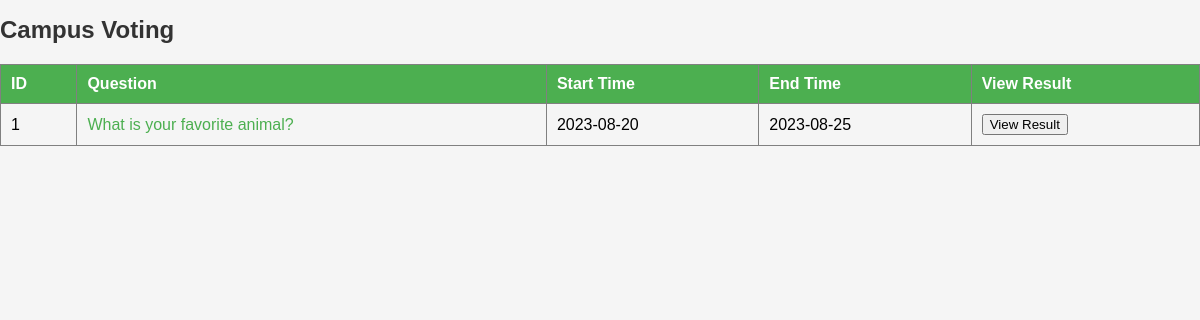
Before: /page/campus/campus_voting.php with the older database file.
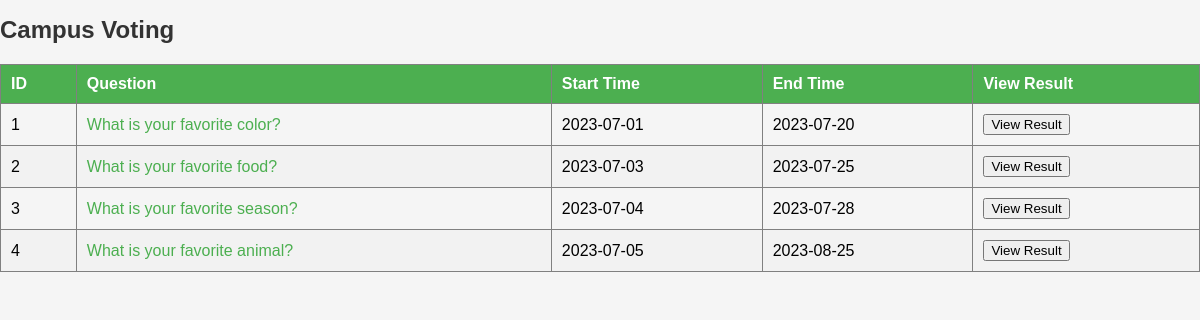
After: the same page with the newer database file.
### tables this page shows
CREATE TABLE IF NOT EXISTS `polling` (
  `PollingID` int NOT NULL AUTO_INCREMENT,
  `startTime` date NOT NULL,
  `endTime` date NOT NULL,
  `question` varchar(200) NOT NULL,
  `firstChoice` varchar(50) NOT NULL,
  `secondChoice` varchar(50) NOT NULL,
  `thirdChoice` varchar(50) NOT NULL,
  `fourthChoice` varchar(50) NOT NULL,
  `targetClass` varchar(10) NOT NULL,
  `targetPerson` varchar(20) DEFAULT NULL,
  `result_1` int DEFAULT '0',
  `result_2` int DEFAULT '0',
  `result_3` int DEFAULT '0',
  `result_4` int DEFAULT '0',
  PRIMARY KEY (`PollingID`)
);

### page/campus/campus_voting.php (the view, shortened to what this page needs)
<?php
require_once('../../connectdb.php');
$currentDateTime = date("Y-m-d H:i:s");
$query = "SELECT `PollingID`, `startTime`, `endTime`, `question`, `firstChoice`, `secondChoice`, `thirdChoice`, `fourthChoice`, `targetClass`, `targetPerson`, `result_1`, `result_2`, `result_3`, `result_4` FROM `polling` WHERE `endTime` > ?";
$stmt = $pdo->prepare($query);
$stmt->execute([$currentDateTime]);
?>
<!DOCTYPE html>
<html lang="en">
<head>
    <link href="../../css/campus_voting.css" rel="stylesheet" type="text/css"/>
</head>
<body>
    <h1>Campus Voting</h1>
    <table border="1">
        <thead>
            <tr>
                <th>ID</th>
                <th>Question</th>
                <th>Start Time</th>
                <th>End Time</th>
                <th>View Result</th>
            </tr>
        </thead>
        <tbody>
            <?php $counter = 1; ?>
            <?php while ($row = $stmt->fetch(PDO::FETCH_ASSOC)): ?>
                <tr>
                    <td><?php echo $counter++; ?></td>
                    <td><a href="vote.php?pid=<?php echo $row['PollingID']; ?>"><?php echo $row['question']; ?></a></td>
                    <td><?php echo $row['startTime']; ?></td>
                    <td><?php echo $row['endTime']; ?></td>
                    <td>
                       <button onclick="viewResults('<?php echo $row['PollingID']; ?>', '<?php echo $row['question']; ?>', '<?php echo $row['result_1']; ?>', '<?php echo $row['result_2']; ?>', '<?php echo $row['result_3']; ?>', '<?php echo $row['result_4']; ?>', '<?php echo $row['firstChoice']; ?>', '<?php echo $row['secondChoice']; ?>', '<?php echo $row['thirdChoice']; ?>', '<?php echo $row['fourthChoice']; ?>')">View Result</button>
                    </td>
                </tr>
            <?php endwhile; ?>
        </tbody>
    </table>
</body>
</html>

Changed rows visible on the page:
now on this page (row edited): polling: question "What is your favorite color?", startTime "2023-07-01", endTime "2023-07-20"
now on this page (row edited): polling: question "What is your favorite food?", startTime "2023-07-03", endTime "2023-07-25"
now on this page (row edited): polling: question "What is your favorite season?", startTime "2023-07-04", endTime "2023-07-28"
changed polling "What is your favorite animal?": startTime "2023-08-20" → "2023-07-05"
